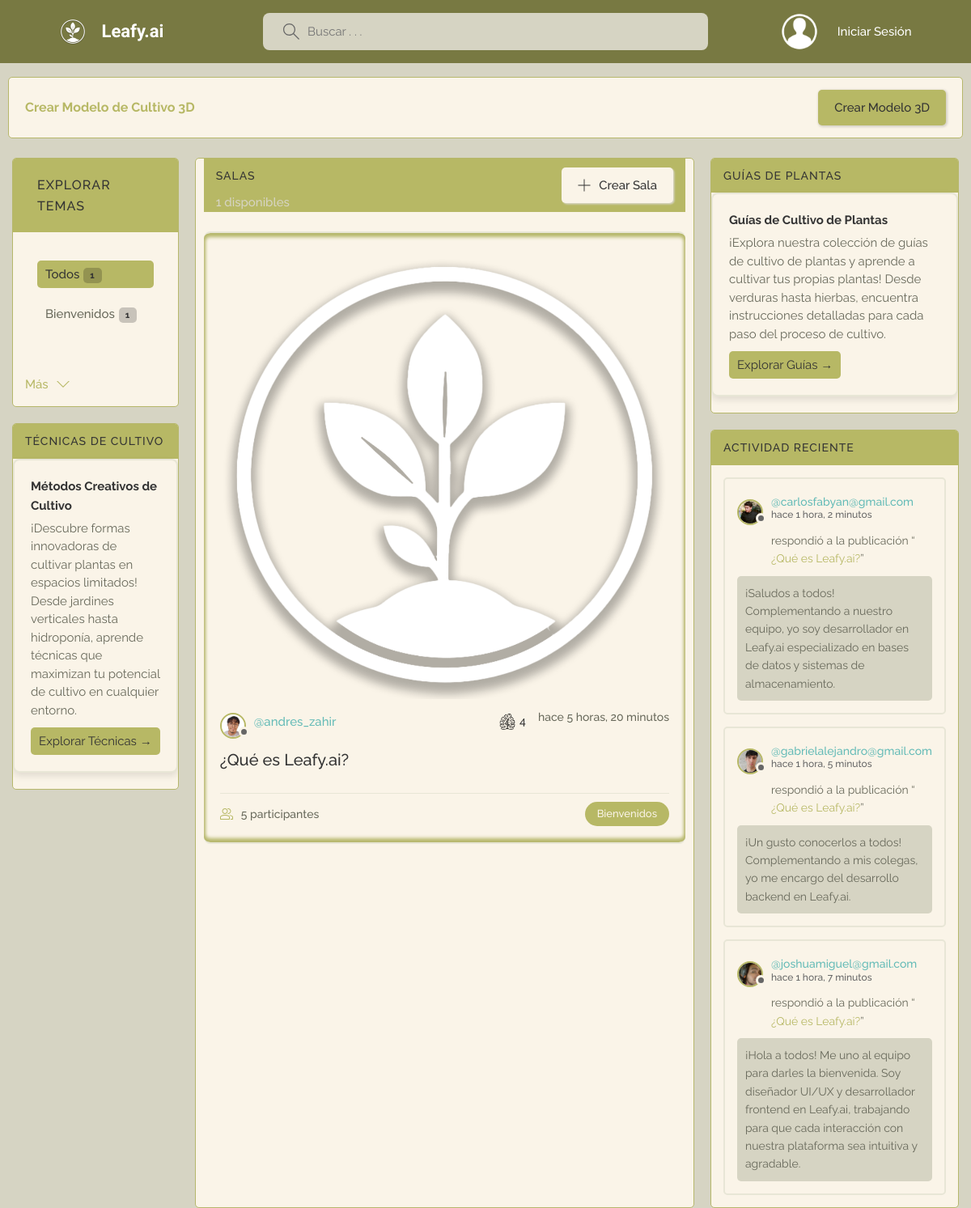
The page / on the database its author committed.
### base/models.py (models this page shows, shortened)
class Topic(models.Model):
    name = models.CharField(max_length=200)

class Room(models.Model):
    host = models.ForeignKey(User, on_delete=models.SET_NULL, null=True)
    topic =  models.ForeignKey(Topic, on_delete=models.SET_NULL, null=True)
    name = models.CharField(max_length=200)
    description = models.TextField(null=True, blank=True)
    participants = models.ManyToManyField(User, related_name='participants', blank=True)
    image = models.ImageField(null=True, blank=True, upload_to='room_images/')
    likes = models.ManyToManyField(User, related_name='room_likes', blank=True)
    updated = models.DateTimeField(auto_now=True)
    created = models.DateTimeField(auto_now_add=True)
    class Meta:
        ordering = ['-updated', '-created']
    def __str__(self):
        return self.name

class User(AbstractUser):
    name = models.CharField(max_length=200, null=True)
    email = models.EmailField(unique=True, null=True)
    bio = models.TextField(null=True)
    avatar = models.ImageField(null=True, default="blue.jpg")
    USERNAME_FIELD = 'email'
    REQUIRED_FIELDS = []

class Message(models.Model):
    user = models.ForeignKey(User, on_delete=models.CASCADE)
    room = models.ForeignKey(Room, on_delete=models.CASCADE)
    body = models.TextField()
    parent = models.ForeignKey('self', on_delete=models.CASCADE, null=True, blank=True, related_name='replies')
    depth = models.IntegerField(default=0)  # 0 para mensajes principales, 1-2 para respuestas
    likes = models.ManyToManyField(User, related_name='message_likes', blank=True)
    updated = models.DateTimeField(auto_now=True)
    created = models.DateTimeField(auto_now_add=True)
    class Meta:
        ordering = ['-updated', '-created']

### base/views.py (the view)
# urls.py: path('', views.home, name = "home"),
def home(request):
    q = request.GET.get('q') if request.GET.get('q') != None else ''
    rooms = Room.objects.filter(Q(topic__name__icontains = q) | Q(name__icontains = q)| Q(description__icontains = q))
    topics = Topic.objects.all()[0:5]
    room_count = rooms.count()
    room_messages = Message.objects.all().filter(Q(room__topic__name__icontains = q))
    context = {'rooms' : rooms, 'topics' : topics, 'room_count' : room_count, 'room_messages' : room_messages}
    return render(request, 'base/home.html', context)

### base/templates/base/home.html (shortened to what this page needs)
{%  extends 'main.html' %}
{% block content %}
<div class="model-banner-container">
  <div class="model-banner">
    <h3>Crear Modelo de Cultivo 3D</h3>
    <a href="{% url 'cultivation3d_home' %}" class="btn btn--mainn">
      Crear Modelo 3D
    </a>
  </div>
</div>
<main class="layout layout--3">
  <div class="left-column">
    {% include 'base/topics_component.html' %}
    {% include 'base/techniques_component.html' %}
  </div>
  <div class="roomList">
      <div class="roomList__header">
        <div>
          <h2>Salas</h2>
          <p>{{room_count}} disponibles</p>
        </div>
        <a class="btn btn--main" href="{% url 'create-room' %}">
          <svg version="1.1" xmlns="http://www.w3.org/2000/svg" width="32" height="32" viewBox="0 0 32 32">
            <title>Crear</title>
            <path
              d="M16.943 0.943h-1.885v14.115h-14.115v1.885h14.115v14.115h1.885v-14.115h14.115v-1.885h-14.115v-14.115z"
            ></path>
          </svg>
          Crear Sala
        </a>
      </div>
      {% include 'base/feed_component.html' %}
  </div>
  <div class="activities-column">
    {% include 'base/guides_component.html' %}
    {% include 'base/activity_component.html' %}
  </div>
</main>
{% endblock %}

### base/templates/base/topics_component.html (shortened to what this page needs)
<div class="topics">
    <div class="topics__header">
      <h2>Explorar Temas</h2>
    </div>
    <ul class="topics__list">
    </ul>
    <a class="btn btn--link" href="{% url 'topics' %}">
      Más
      <svg version="1.1" xmlns="http://www.w3.org/2000/svg" width="32" height="32" viewBox="0 0 32 32">
        <title>flecha-abajo</title>
        <path d="M16 21l-13-13h-3l16 16 16-16h-3l-13 13z"></path>
      </svg>
    </a>
  </div>

### base/templates/base/feed_component.html (shortened to what this page needs)
{% load static %}
{% for room in rooms %}
<div class="roomListRoom">
  {% if room.image %}
    <div class="roomListRoom__imageWrapper">
      <img src="{{ room.image.url }}" alt="{{ room.name }}" class="roomListRoom__image" />
    </div>
  {% endif %}
  <div class="roomListRoom__header">
    <a href="{% url 'user-profile' room.host.id %}" class="roomListRoom__author">
      <div class="avatar avatar--small">
        <img src="{{room.host.avatar.url}}" alt="Avatar de {{ room.host.username }}" />
      </div>
      <span>@{{room.host.username}}</span>
    </a>
    <div class="roomListRoom__actions">
      <a href="javascript:void(0)" data-url="{% url 'like-room' room.id %}" class="btn-like " >
        <span class="leaf-icon">
          <img src="{% static 'images/likes/hojavacia.png' %}" class="leaf-empty" alt="Me gusta">
        </span>
        <span class="like-count">{{ room.likes.count }}</span>
      </a>
      <span>hace {{room.created|timesince}}</span>
    </div>
  </div>
  <div class="roomListRoom__content">
    <a href="{% url 'room' room.id %}">{{room.name}}</a>
  </div>
  <div class="roomListRoom__meta">
    <a href="{% url 'room' room.id %}" class="roomListRoom__joined">
      {{room.participants.all.count}} {{room.participants.all.count|pluralize:"participante,participantes"}}
    </a>
    <p class="roomListRoom__topic">{{room.topic.name}}</p>
  </div>
</div>
{% endfor %}

### base/templates/base/activity_component.html (shortened to what this page needs)
<div class="activities">
  <div class="activities__header">
    <h2>Actividad Reciente</h2>
  </div>
  {% for message in room_messages|slice:":3" %}
    <div class="activities__box">
      <div class="activities__boxHeader roomListRoom__header">
        <a href="{% url 'user-profile' message.user.id %}" class="roomListRoom__author" aria-label="Ver perfil de {{ message.user }}">
          <div class="avatar avatar--small">
            <img src="{{ message.user.avatar.url }}" alt="Foto de perfil de {{ message.user }}"/>
          </div>
          <p>
            @{{ message.user }}
            <span>hace {{ message.created|timesince }}</span>
          </p>
        </a>
      </div>
      <div class="activities__boxContent">
        <p>respondió a la publicación “<a href="{% url 'room' message.room.id %}" aria-label="Ver publicación {{ message.room }}">{{message.room}}</a>”</p>
        <div class="activities__boxRoomContent">
          {{message.body}}
        </div>
      </div>
    </div>
  {% endfor %}
</div>

### static/styles/techniques.css (style rules this page uses)
.topics, .techniques { background: var(--color-dark); border-radius: 5px; overflow: hidden; border: 1.5px solid var(--color-border-techniques); margin-bottom: 0; }
.topics__header, .techniques__header { display: flex; justify-content: space-between; align-items: center; padding: 1rem 1.5rem; background-color: var(--color-main); }
.topics__header h2, .techniques__header h2 { margin: 0; font-size: 1.6rem; color: var(--color-light); text-transform: uppercase; letter-spacing: 1px; font-weight: 500; }
.topics__list, .techniques__list { padding: 1.5rem; }
.topics__list li, .techniques__list li { margin-bottom: 1.2rem; }
.topics__list li:last-child, .techniques__list li:last-child { margin-bottom: 0; }
.topics__list li a, .techniques__list li a { display: block; font-size: 1.5rem; font-weight: 500; color: var(--color-light-gray); transition: all 0.3s ease; }
.topics__list li a:hover, .techniques__list li a:hover, .topics__list li a.active, .techniques__list li a.active { background-color: var(--color-main); color: var(--color-light); padding: 0.5rem 1rem; border-radius: 5px; transition: all 0.3s ease; }

### static/styles/base.css (style rules this page uses)
:root { --color-main: #b7b865; --color-main-light: #e0e1c5; --color-main-dark: #787942; --color-bone: #f1ede4; --color-bone-dark: #e8e3d9; --color-bone-light: #f9f8f5; --color-green-light: #c8eac8; --color-dark: #faf4e8; --color-dark-medium: #e8e6d6; --color-dark-light: #d6d4c3; --color-light: #333333; --color-gray: #666666; --color-light-gray: #68695b; --color-bg: #d6d4c3; --color-success: #5dd693; --color-error: #fc4b0b; --gradient-body-bg: linear-gradient(0deg, var(--color-dark) 0%, var(--color-dark-medium) 21%, var(--color-dark-light) 38%, var(--color-dark) 48%, var(--color-dark-medium) 66%, var(--color-dark-light) 82%, var(--color-dark) 91%, var(--color-dark-medium) 100%); --gradient-room-topic-bg: var(--color-main); --color-dropdown-bg: #a5a660; --color-border-techniques: rgba(182,183,107,1); --color-border-techniques-faint: rgba(182,183,107,0.15); --color-border-techniques-light: rgba(182,183,107,0.3); --color-box-shadow-dark: rgba(234, 232, 250, 0.2); --color-focus-ring: rgba(182, 183, 107, 0.2); --gradient-btn-shadow-hover: linear-gradient(to right, #c7c87e, #d5d68f); --border-radius: 0.7rem; --links: rgba(100, 187, 183, 1); }
* { font-family: 'Raleway', sans-serif; margin: 0; padding: 0; box-sizing: border-box; text-rendering: optimizeLegibility; font-size: inherit; }
html { font-size: 56.25%; }
@media only screen and (min-width: 1200px) { html { font-size: 62.5%; } }
body { line-height: 1.6; font-weight: 400; font-size: 1.5rem; color: var(--color-light-gray); gap: 3rem; background: var(--color-bg); min-height: 100vh; }
img { width: 100%; }
a { display: inline-block; color: var(--color-main); text-decoration: none; }

### rows shown on the page
Topic: name+id "Todos 1 Bienvenidos 1"
Room: image (picture), host.avatar (picture), host.username "andres_zahir", likes.count "4", created "5 horas, 20 minutos", name "¿Qué es Leafy.ai?", participants.all.count "5", topic.name "Bienvenidos"
Message: user.avatar (picture), user "carlosfabyan@gmail.com", created "1 hora, 2 minutos", room "¿Qué es Leafy.ai?", body "¡Saludos a todos! Complementando a nuestro equipo, yo soy desarrollador en Leafy.ai especializado en bases de datos y sistemas de almacenamiento."
Message: user.avatar (picture), user "gabrielalejandro@gmail.com", created "1 hora, 5 minutos", room "¿Qué es Leafy.ai?", body "¡Un gusto conocerlos a todos! Complementando a mis colegas, yo me encargo del desarrollo backend en Leafy.ai."
Message: user.avatar (picture), user "joshuamiguel@gmail.com", created "1 hora, 7 minutos", room "¿Qué es Leafy.ai?", body "¡Hola a todos! Me uno al equipo para darles la bienvenida. Soy diseñador UI/UX y desarrollador frontend en Leafy.ai, trabajando para que cada interacción con nuestra plataforma sea intuitiva y agradable."

### other values the page prints
{{ room_count }} "1"
